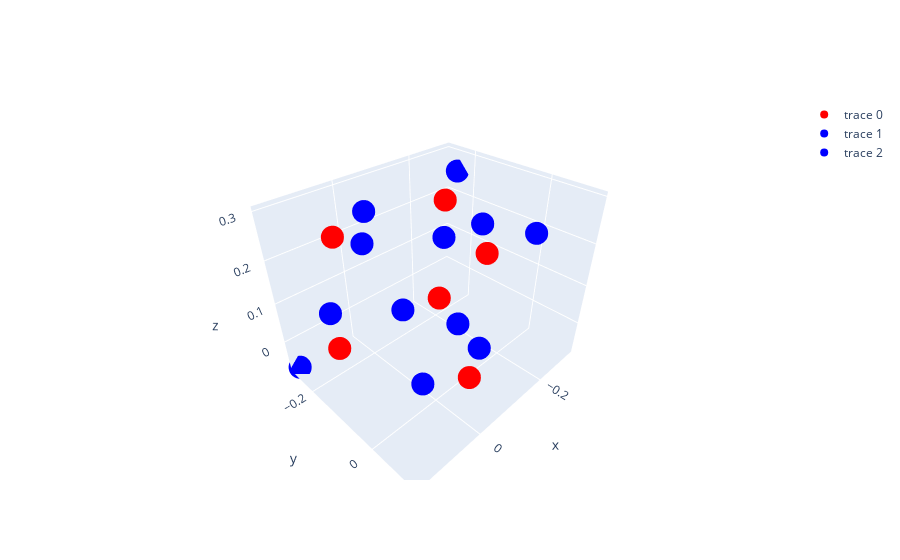

Notebook code cell kept with this figure:
### Code cell
getEnergy(prism_2)

### Figure 1 — Plotly figure (JSON) as saved in the notebook; plotly's stock layout.template omitted (floating-point values rounded to 4 significant figures)
{"data": [{"marker": {"color": "red"}, "mode": "markers", "type": "scatter3d", "x": [-0.2168, -0.06717, 0.07338, 0.05478, -0.2304, -0.0889], "y": [-0.2054, 0.02944, -0.2271, -0.2208, -0.2021, 0.03443], "z": [-0.04338, -0.04731, -0.04179, 0.231, 0.2214, 0.2425]}, {"marker": {"color": "blue"}, "mode": "markers", "type": "scatter3d", "x": [-0.1353, 0.00613, 0.1522, 0.05487, -0.236, -0.1187], "y": [-0.2539, -0.03301, -0.2711, -0.127, -0.2098, 0.1073], "z": [-0.06353, -0.05824, -0.0747, 0.2544, 0.1223, 0.2977]}, {"marker": {"color": "blue"}, "mode": "markers", "type": "scatter3d", "x": [-0.1872, -0.06663, 0.07913, -0.03848, -0.3111, -0.1579], "y": [-0.1131, 0.04978, -0.2318, -0.2445, -0.2411, -0.03439], "z": [-0.05712, 0.04758, 0.05624, 0.2441, 0.2561, 0.2491]}], "layout": {"xaxis": {"anchor": "y", "domain": [0, 1]}, "yaxis": {"anchor": "x", "domain": [0, 1]}}}
